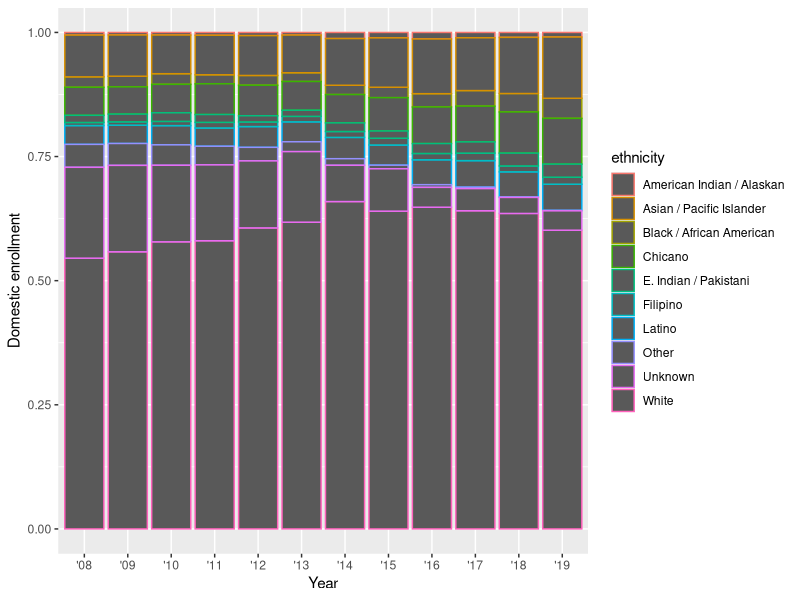

Generate this figure with R:
## ---- chunk 1
knitr::opts_chunk$set(echo = TRUE)

# attach packages
library(tidyverse)
library(here)

## ---- chunk 2
ucsb_grad <- read_csv(here("data", "ucsb_grad_data.csv"))
## ---- chunk 3
ggplot(data = ucsb_grad, aes(x = year_abbr, y = domestic_enrollment, color = ethnicity)) +
  geom_col(position = "fill") +
  scale_fill_gradient() +
  labs(x = "Year", y = "Domestic enrollment")
